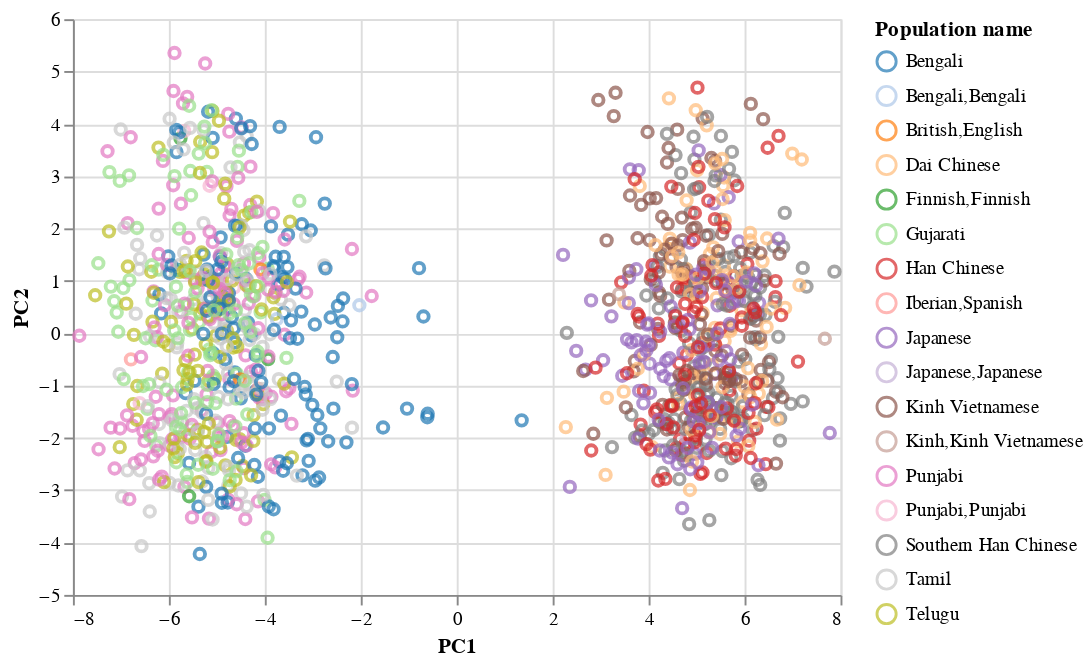

The notebook cell saved with this chart:
### Code cell
alt.Chart(df_plot).mark_point().encode(
    x='PC1',
    y='PC2',
    color=alt.Color('Population name', scale=alt.Scale(scheme='category20'))
)

### Figure 1 — Vega-Lite specification as saved in the notebook (floating-point values rounded to 4 significant figures; data arrays with more than 128 entries replaced by an {"elided": "..."} marker saying what was removed)
{"config": {"view": {"continuousWidth": 400, "continuousHeight": 300}}, "data": {"name": "data-03158e8b49aecd1e5dea8df2821aca14"}, "mark": "point", "encoding": {"color": {"field": "Population name", "scale": {"scheme": "category20"}, "type": "nominal"}, "x": {"field": "PC1", "type": "quantitative"}, "y": {"field": "PC2", "type": "quantitative"}}, "$schema": "https://vega.github.io/schema/vega-lite/v4.17.0.json", "datasets": {"data-03158e8b49aecd1e5dea8df2821aca14": {"elided": "1193 records"}}}
